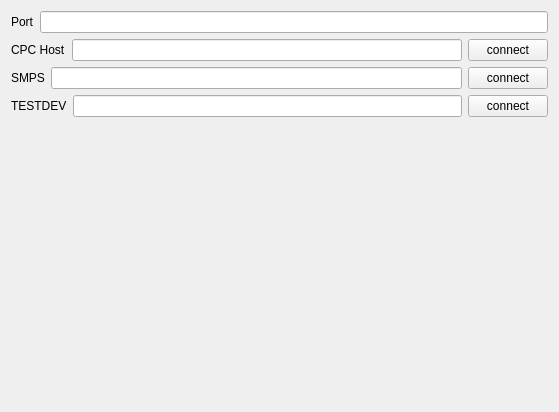
<?xml version="1.0" encoding="UTF-8"?>
<ui version="4.0">
 <class>ClientSimuPage</class>
 <widget class="QWidget" name="ClientSimuPage">
  <property name="geometry">
   <rect>
    <x>0</x>
    <y>0</y>
    <width>559</width>
    <height>412</height>
   </rect>
  </property>
  <property name="windowTitle">
   <string>Form</string>
  </property>
  <layout class="QVBoxLayout" name="verticalLayout">
   <item>
    <layout class="QHBoxLayout" name="horizontalLayout_4">
     <item>
      <widget class="QLabel" name="label_4">
       <property name="text">
        <string>Port</string>
       </property>
      </widget>
     </item>
     <item>
      <widget class="QLineEdit" name="port"/>
     </item>
    </layout>
   </item>
   <item>
    <layout class="QHBoxLayout" name="horizontalLayout">
     <item>
      <widget class="QLabel" name="label">
       <property name="text">
        <string>CPC Host</string>
       </property>
      </widget>
     </item>
     <item>
      <widget class="QLineEdit" name="cpcHost"/>
     </item>
     <item>
      <widget class="QPushButton" name="cpcConnBtn">
       <property name="text">
        <string>connect</string>
       </property>
      </widget>
     </item>
    </layout>
   </item>
   <item>
    <layout class="QHBoxLayout" name="horizontalLayout_2">
     <item>
      <widget class="QLabel" name="label_2">
       <property name="text">
        <string>SMPS</string>
       </property>
      </widget>
     </item>
     <item>
      <widget class="QLineEdit" name="smpsHost"/>
     </item>
     <item>
      <widget class="QPushButton" name="smpsConnBtn">
       <property name="text">
        <string>connect</string>
       </property>
      </widget>
     </item>
    </layout>
   </item>
   <item>
    <layout class="QHBoxLayout" name="horizontalLayout_3">
     <item>
      <widget class="QLabel" name="label_3">
       <property name="text">
        <string>TESTDEV</string>
       </property>
      </widget>
     </item>
     <item>
      <widget class="QLineEdit" name="testDevHost"/>
     </item>
     <item>
      <widget class="QPushButton" name="testConnBtn">
       <property name="text">
        <string>connect</string>
       </property>
      </widget>
     </item>
    </layout>
   </item>
   <item>
    <spacer name="verticalSpacer">
     <property name="orientation">
      <enum>Qt::Vertical</enum>
     </property>
     <property name="sizeHint" stdset="0">
      <size>
       <width>20</width>
       <height>40</height>
      </size>
     </property>
    </spacer>
   </item>
  </layout>
 </widget>
 <resources/>
 <connections/>
</ui>
